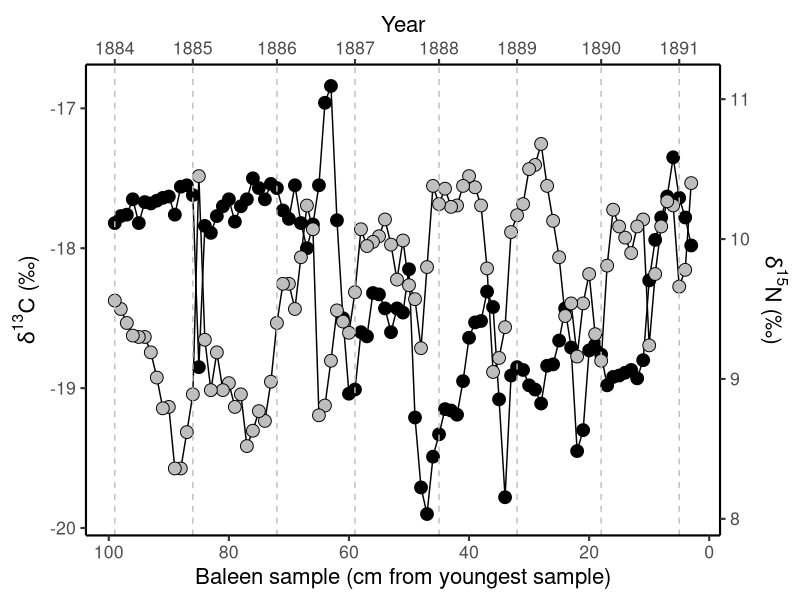
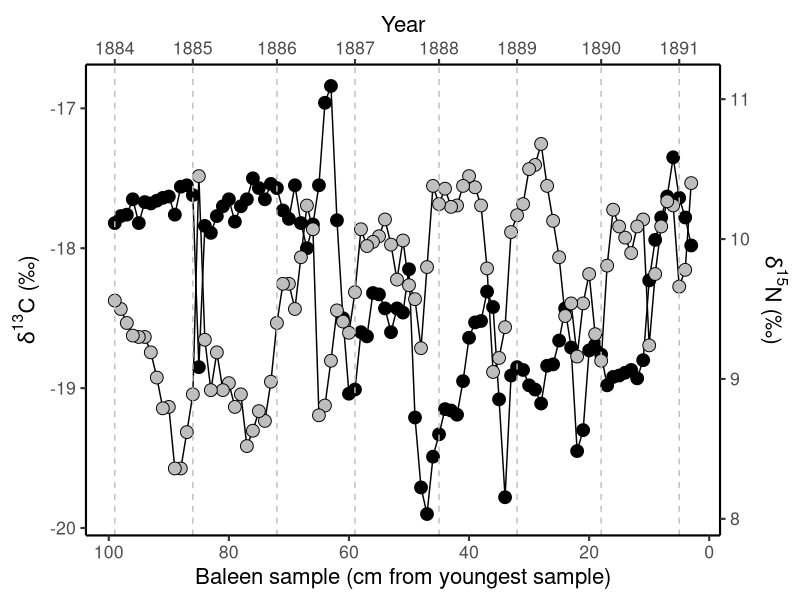

Generate these figures, in order, with R:
# Author: Clive Trueman
# Adapted by: Andrew Jackson June 2017 & Natalie Cooper Oct 2017.
# About: Script to generate figure 1

# = = = = = = = = = = = = = = = = = = = = = = = = = = = = = =
# Load libraries
library(tidyverse)
library(lubridate)

# = = = = = = = = = = = = = = = = = = = = = = = = = = = = = =
# Figure 1 - raw whale isotope data with two y-axes
# = = = = = = = = = = = = = = = = = = = = = = = = = = = = = =
# read in data and extract just the blue whale
whale_isos <- read_csv("data/raw-whale-isotope-data.csv")

KC7 <- filter(whale_isos, whale_ID == "KC7")

# = = = = = = = = = = = = = = = = = = = = = = = = = = = = = =
# convert sample number to days based on growth rate of baleen
growth_rate <- 13.5  # baleen growth rate in centimetres per year
last_sample <- ymd("1891-03-01") # final date of last keratin sample

KC7 <- 
  KC7 %>%
  mutate(days = sample_cm * 365.25 / growth_rate) %>%
  mutate(days = days - days[1]) %>%
  mutate(rev_days = days - days[length(days)]) %>%
  mutate(sample_date = last_sample + rev_days) %>%
  mutate(year = year(sample_date))

# Create a variable to label the years
year_labels <- with(KC7, seq(min(year), max(year), by = 1))
year_breaks <- which(duplicated(KC7$year) == FALSE)
# = = = = = = = = = = = = = = = = = = = = = = = = = = = = = =
# plot the isotope data
point_size <- 4

isop <- ggplot(KC7, aes(x = rev(sample_cm))) + 
  theme_classic(base_size = 16) + 
  xlab("Baleen sample (cm from youngest sample)") + 
  scale_x_continuous(breaks = seq(0, 100, 20), 
                     labels = seq(100, 0, -20),
                     sec.axis = sec_axis(~., 
                                         breaks = rev(year_breaks),
                                         labels = rev(year_labels),
                                         name = "Year"))

isop <- isop + geom_line(aes(y = d13C)) + 
  geom_point(aes(y = d13C), size = point_size, shape = 21, fill = "black") +
  ylab(expression(paste(delta^{13}, "C (\u2030)")))

# add the d15N data but need to scale it to d13C
v_shift <- mean(KC7$d15N) - mean(KC7$d13C) 

isop <- isop + geom_line(aes(y = d15N - v_shift)) + 
  geom_point(aes(y = (d15N - v_shift)), size = point_size, 
             shape = 21, fill = "grey")

# add the second axis and rescale it appropriately
isop <- isop + 
  scale_y_continuous(
    sec.axis = sec_axis(~.+v_shift, 
                        name = expression(paste(delta^{15}, "N (\u2030)"))))

isop <- isop + geom_vline(xintercept = rev(year_breaks),
                          color = "grey", lty = 2)

print(isop)

ggsave("manuscript/PeerJ/figures/Figure-1-raw-dC-dN-data.png", isop, 
       device = png(width = 600, height = 400))
